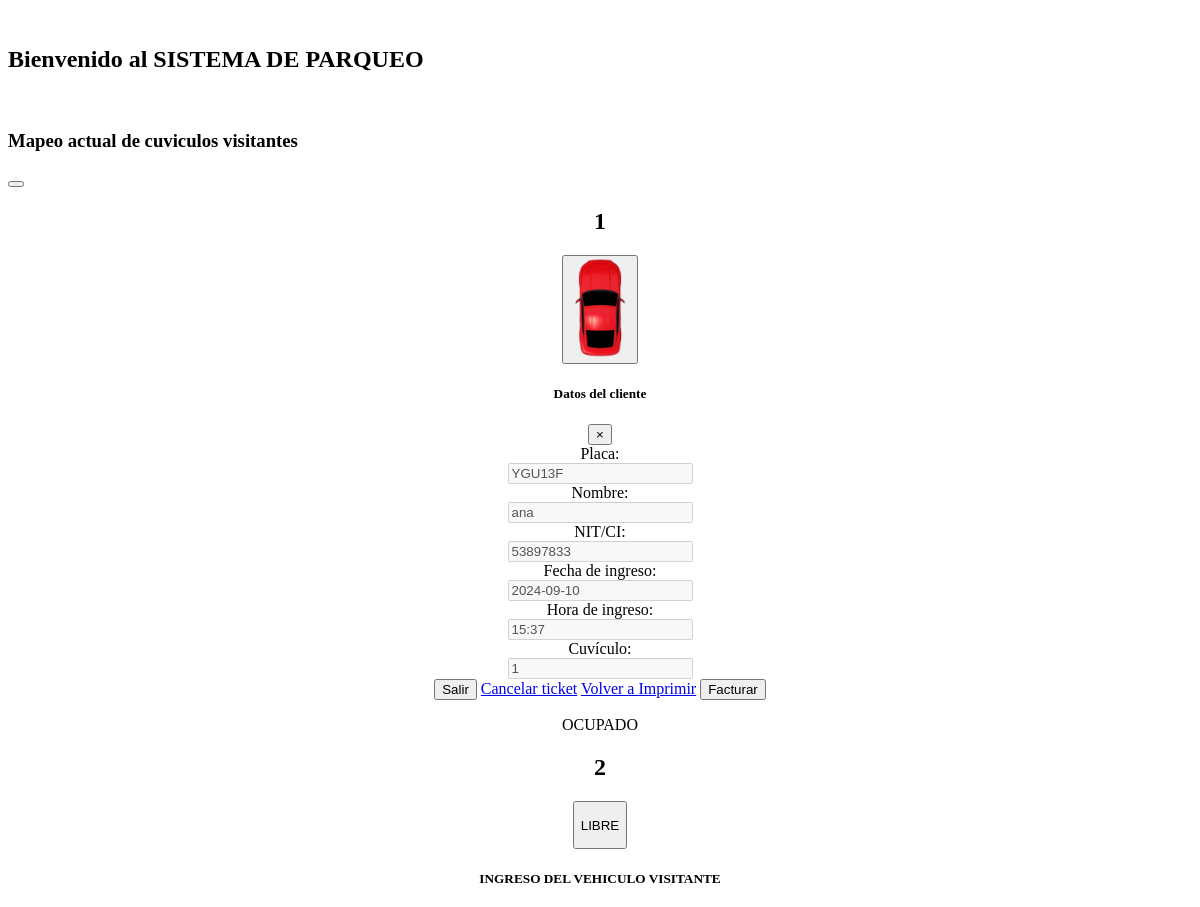
Page /vistas/modulos/principal.php (upper part) on the earlier database version.
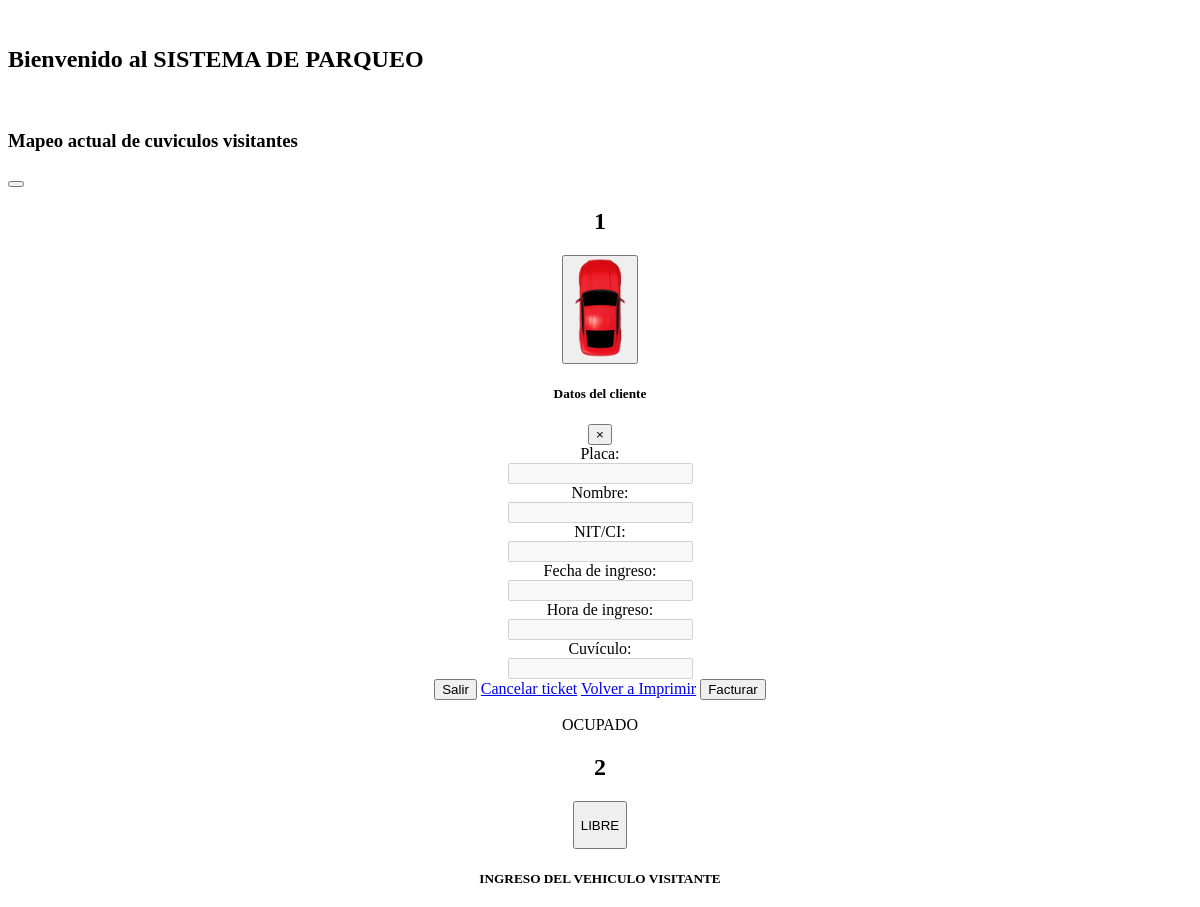
Same page on the later database version.
### tables this page shows
CREATE TABLE `tb_mapeos` (
  `id_map` int(11) NOT NULL,
  `nro_espacio` varchar(255) DEFAULT NULL,
  `estado_espacio` varchar(255) DEFAULT NULL,
  `obs` varchar(255) DEFAULT NULL,
  `fyh_creacion` datetime DEFAULT NULL,
  `fyh_actualizacion` datetime DEFAULT NULL,
  `fyh_eliminacion` datetime DEFAULT NULL,
  `estado` varchar(10) DEFAULT NULL
);

CREATE TABLE `tb_tickets` (
  `id_ticket` int(11) NOT NULL,
  `nombre_cliente` varchar(255) DEFAULT NULL,
  `nit_ci` varchar(255) DEFAULT NULL,
  `placa_auto` varchar(255) DEFAULT NULL,
  `cuviculo` varchar(255) DEFAULT NULL,
  `fecha_ingreso` varchar(255) DEFAULT NULL,
  `hora_ingreso` varchar(255) DEFAULT NULL,
  `estado_ticket` varchar(255) DEFAULT NULL,
  `user_sesion` varchar(255) DEFAULT NULL,
  `fyh_creacion` datetime DEFAULT NULL,
  `fyh_actualizacion` datetime DEFAULT NULL,
  `fyh_eliminacion` datetime DEFAULT NULL,
  `estado` varchar(10) DEFAULT NULL
);

### app/config.php (called while the page is built, shortened)
<?php
$URL='http://localhost/proyectoP';
?>

### vistas/modulos/principal.php (the view, shortened to what the changed rows need)
<?php
include('app/config.php');
    ?>
    <!DOCTYPE html>
    <html lang="es">
    <head>
    </head>
    <body class="hold-transition sidebar-mini">
    <div class="wrapper">
        <div class="content-wrapper">
            <br>
            <div class="container">
                <h2>Bienvenido al SISTEMA DE PARQUEO </h2>
                <br>
                <div class="row">
                    <div class="col-md-12">
                        <div class="card card-outline card-primary">
                            <div class="card-body" id="cardPosition">
                                <div id="cardBody">
                                    <?php
                                    $query_mapeos = $link->prepare("SELECT * FROM tb_mapeos WHERE estado = '1' ");
                                    $query_mapeos->execute();
                                    $mapeos = $query_mapeos->fetchAll(PDO::FETCH_ASSOC);
                                    $i=0;
                                    foreach($mapeos as $mapeo){
                                        $i += 1;
                                        $id_map = $mapeo['id_map'];
                                        $nro_espacio = $mapeo['nro_espacio'];
                                        $estado_espacio = $mapeo['estado_espacio'];
                                        if($estado_espacio == "LIBRE"){ ?>
                                            <div class="col cardParking">
                                                <center>
                                                    <h2><?php echo $i;?></h2>
                                                </center>
                                            </div>
                                        <?php
                                        }
                                        if($estado_espacio == "OCUPADO"){ ?>
                                            <div class="col cardParking">
                                                <center>
                                                    <h2><?php echo $nro_espacio;?></h2>
                                                    <button class="btn btn-info botonCard" id="btn_ocupado<?php echo $id_map;?>" data-toggle="modal"
                                                            data-target="#exampleModal<?php echo $id_map;?>">
                                                        <img src="<?php echo $URL;?>/images/auto1.png" width="60px" alt="">
                                                    </button>
                                                    <?php
                                                    $query_datos_cliente = $link->prepare("SELECT * FROM tb_tickets WHERE cuviculo = '$nro_espacio' AND estado = '1' ");
                                                    $query_datos_cliente->execute();
                                                    $datos_clientes = $query_datos_cliente->fetchAll(PDO::FETCH_ASSOC);
                                                    foreach($datos_clientes as $datos_cliente){
                                                        $id_ticket = $datos_cliente['id_ticket'];
                                                        $placa_auto = $datos_cliente['placa_auto'];
                                                        $nombre_cliente = $datos_cliente['nombre_cliente'];
                                                        $nit_ci = $datos_cliente['nit_ci'];
                                                        $cuviculo = $datos_cliente['cuviculo'];
                                                        $fecha_ingreso = $datos_cliente['fecha_ingreso'];
                                                        $hora_ingreso = $datos_cliente['hora_ingreso'];
                                                    }
                                                    ?>
                                                    <div class="modal fade" id="exampleModal<?php echo $id_map;?>" tabindex="-1" aria-labelledby="exampleModalLabel" aria-hidden="true">
                                                        <div class="modal-dialog">
                                                            <div class="modal-content">
                                                                <div class="modal-header">
                                                                    <h5 class="modal-title" id="exampleModalLabel">Datos del cliente</h5>
                                                                    <button type="button" class="close" data-dismiss="modal" aria-label="Close">
                                                                        <span aria-hidden="true">&times;</span>
                                                                    </button>
                                                                </div>
                                                                <div class="modal-body">
                                                                    <div class="form-group row">
                                                                        <label for="staticEmail" class="col-sm-4 col-form-label">Placa:</label>
                                                                        <div class="col-sm-8">
                                                                            <input type="text" style="text-transform: uppercase" class="form-control" value="<?php echo $placa_auto;?>" id="placa_buscar<?php echo $id_map;?>" disabled>
                                                                        </div>
                                                                    </div>
                                                                    <div class="form-group row">
                                                                        <label for="staticEmail" class="col-sm-4 col-form-label">Nombre:</label>
                                                                        <div class="col-sm-8">
                                                                            <input type="text" class="form-control" value="<?php echo $nombre_cliente; ?>" id="nombre_cliente<?php echo $id_map;?>" disabled>
                                                                        </div>
                                                                    </div>
                                                                    <div class="form-group row">
                                                                        <label for="staticEmail" class="col-sm-4 col-form-label">NIT/CI: </label>
                                                                        <div class="col-sm-8">
                                                                            <input type="text" class="form-control" value="<?php echo $nit_ci;?>" id="nit_ci<?php echo $id_map;?>" disabled>
                                                                        </div>
                                                                    </div>
                                                                    <div class="form-group row">
                                                                        <label for="staticEmail" class="col-sm-4 col-form-label">Fecha de ingreso:</label>
                                                                        <div class="col-sm-8">
                                                                            <input type="text" class="form-control" value="<?php echo $fecha_ingreso;?>" id="fecha_ingreso<?php echo $id_map;?>" disabled>
                                                                        </div>
                                                                    </div>
                                                                    <div class="form-group row">
                                                                        <label for="staticEmail" class="col-sm-4 col-form-label">Hora de ingreso:</label>
                                                                        <div class="col-sm-8">
                                                                            <input type="text" class="form-control" value="<?php echo $hora_ingreso;?>" id="hora_ingreso<?php echo $id_map;?>" disabled>
                                                                        </div>
                                                                    </div>
                                                                    <div class="form-group row">
                                                                        <label for="staticEmail" class="col-sm-4 col-form-label">Cuvículo:</label>
                                                                        <div class="col-sm-8">
                                                                            <input type="text" class="form-control" value="<?php echo $cuviculo;?>" id="cuviculo<?php echo $id_map;?>" disabled>
                                                                        </div>
                                                                    </div>
                                                                </div>
                                                                <div class="modal-footer">
                                                                    <button type="button" class="btn btn-secondary" data-dismiss="modal">Salir</button>
                                                                    <a href="vistas/modulos/tickets/controller_cancelar_ticket.php?id=<?php echo $id_ticket;?>&&cuviculo=<?php echo $cuviculo;?>" class="btn btn-danger">Cancelar ticket</a>
                                                                    <a href="vistas/modulos/tickets/reimprimir_ticket.php?id=<?php echo $id_ticket;?>" class="btn btn-primary">Volver a Imprimir</a>
                                                                    <button type="button" class="btn btn-success" id="btn_facturar<?php echo $id_map;?>">Facturar</button>
                                                                </div>
                                                            </div>
                                                        </div>
                                                    </div>
                                                    <p><?php echo $estado_espacio;?></p>
                                                </center>
                                            </div>
                                            <?php
                                        }
                                        ?>
                                    <?php
                                    }
                                    ?>
                                </div>
                            </div>
                        </div>
                    </div>
                </div>
            </div>
        </div>
    </div>
    </body>
    </html>

Differences in the rows shown:
changed tb_mapeos "OCUPADO": placa_auto "YGU13F" → (not shown); nombre_cliente "ana" → (not shown); nit_ci "53897833" → (not shown); fecha_ingreso "2024-09-10" → (not shown); hora_ingreso "15:37" → (not shown); id_map.cuviculo "1" → (not shown)
